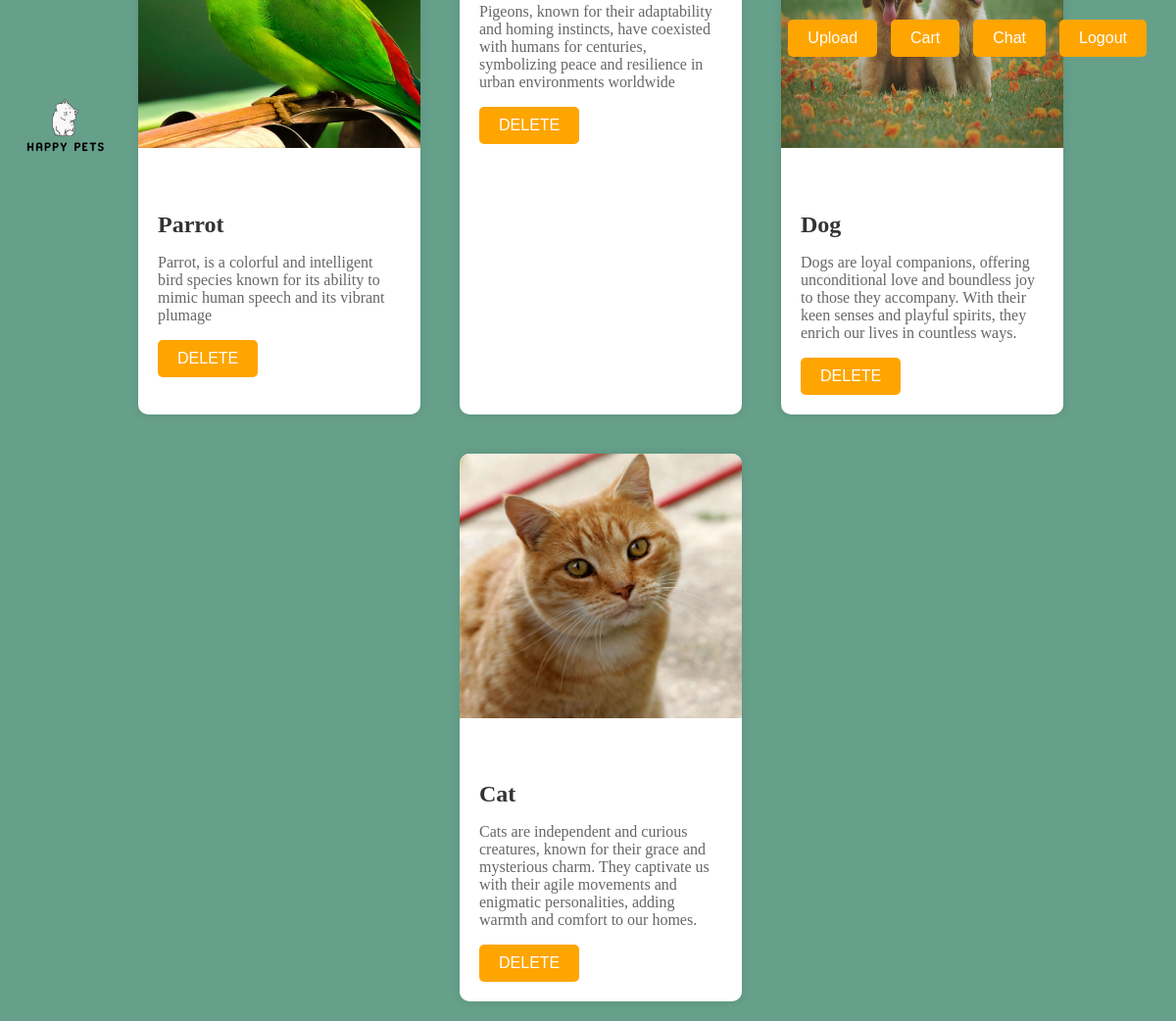
Page /manager/ (signed in) on the committed database.
### app/models.py (models this page shows, shortened)
class Pets(models.Model):
    pet_name=models.CharField(max_length=244)
    description=models.CharField(max_length=1000)
    age=models.FloatField()
    food=models.CharField(max_length=250)
    medical=models.CharField(max_length=500)
    price=models.IntegerField()
    image=models.ImageField(upload_to='images/')

### app/views.py (the view)
# urls.py: path('manager/',manager,name='manager'),
def manager(request):
    manager_Users=request.session.get('manager_Users') #using session and if username can't navigate / first request.session.flush
    if manager_Users:
        a=Pets.objects.all()
        return render(request,"manager.html",{'a':a})
    return redirect(index)

### templates/manager.html (shortened to what this page needs)
{% load static %}
<!DOCTYPE html>
<html lang="en">
  <head>
    <link rel="stylesheet" href="{% static 'css/manager.css' %}" />
  </head>
  <body>
    <div class="div_logo">
      <img src="../static/css/logo.png" alt="logo" class="logo" />
    </div>
    <div class="nav">
      <a href="{% url 'upload' %}"><button class="btn">Upload</button></a>
      <a href="{% url 'cart_view' %}"><button class="btn">Cart</button></a>
      <a href="{% url 'chatmanager' %}"><button class="btn">Chat</button></a>
      <a href="{% url 'logout_view' %}"><button class="btn">Logout</button></a>
    </div>
    <div class="cards">
      {% for a in a %}
        <div class="card" style="width: 18rem;">
          <img src="{{ a.image.url }}" class="card-img-top" alt="..." />
          <div class="card-body">
            <h5 class="card-title">{{ a.pet_name }}</h5>
            <p class="card-text">{{ a.description }}</p>
            <a href="/delete/{{ a.id }}"><button class="btn btn-primary">DELETE</button></a>
          </div>
        </div>
      {% endfor %}
    </div>
  </body>
</html>

### static/css/manager.css (style rules this page uses)
body { display: flex; align-items: center; height: 100vh; margin: 0; background-color: #66a08a; background-size: cover; background-position: center; }
.nav { position: fixed; top: 20px; right: 20px; }
.nav a { text-decoration: none; }
.nav .btn { background-color: #ffa500; color: #fff; border: none; border-radius: 5px; padding: 10px 20px; font-size: 16px; cursor: pointer; transition: background-color 0.3s; margin-right: 10px; }
.card-img-top { width: 100%; height: 270px; }
.card-body { padding: 20px; }
.card-title { color: #333; font-size: 24px; margin-bottom: 10px; }
.card-text { font-size: 16px; color: #666; }
.btn-primary { background-color: #ffa500; color: #fff; border: none; border-radius: 5px; padding: 10px 20px; font-size: 16px; cursor: pointer; transition: background-color 0.3s; }
.cards { display: flex; flex-wrap: wrap; justify-content: center; margin-top: 103px; margin-left: -94px; }
.logo { width: 104px; height: 62px; margin-top: 20px; margin-left: 16px; z-index: -1; display: inline-block; padding-top: -10px; padding-left: 0px; }
.div_logo { margin-top: -563px; margin-left: 0px; padding-top: 0px; padding-left: 0px; }
.card { margin: 20px; border-radius: 10px; overflow: hidden; box-shadow: 0 0 10px rgba(0, 0, 0, 0.1); background-color: #fff; transition: transform 1s, box-shadow 1s; }

### rows in the picture
Pets: image (picture), pet_name "Parrot", description "Parrot, is a colorful and intelligent bird species known for its ability to mimic human speech and its vibrant plumage"
Pets: description "Pigeons, known for their adaptability and homing instincts, have coexisted with humans for centuries, symbolizing peace and resilience in urban environments worldwide"
Pets: image (picture), pet_name "Dog", description "Dogs are loyal companions, offering unconditional love and boundless joy to those they accompany. With their keen senses and playful spirits, they enrich our lives in countless ways."
Pets: image (picture), pet_name "Cat", description "Cats are independent and curious creatures, known for their grace and mysterious charm. They captivate us with their agile movements and enigmatic personalities, adding warmth and comfort to our homes."
